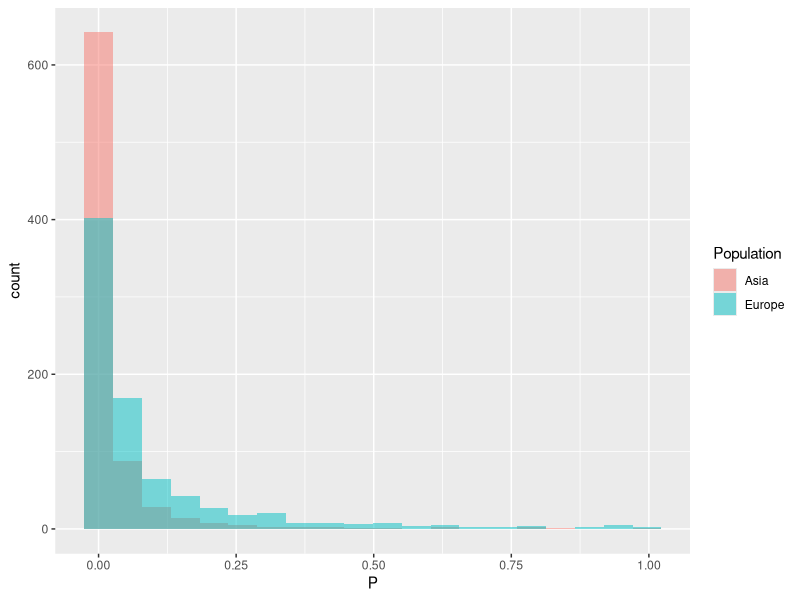
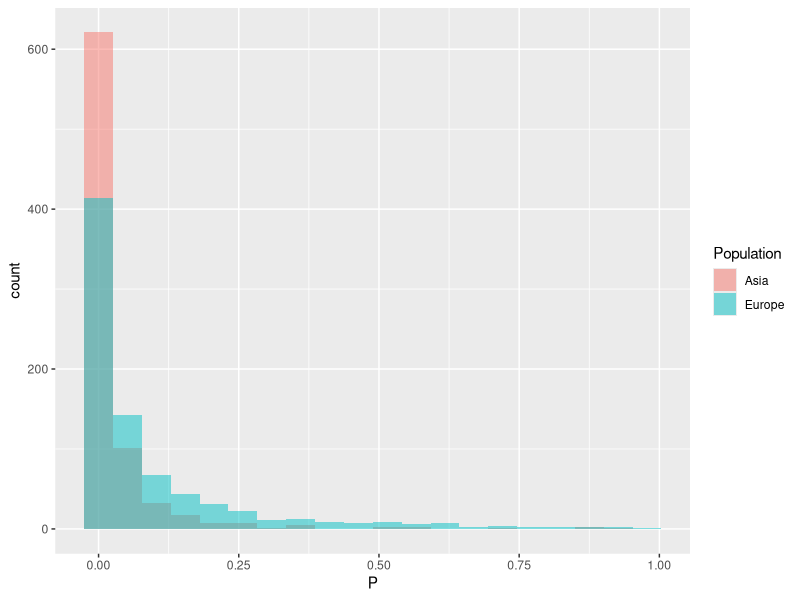

These figures' R source, in order:
## ---- chunk 1
library(stats)
library(tidyverse)
library(kableExtra)

knitr::opts_chunk$set(echo = TRUE, dev = 'png', message = F, warning = F)
## ---- chunk 2
### Simulated the common Z and G
set.seed(100,sample.kind = "Rounding")
N <- 1000
G <- sample(c(0,1,2),size = N, replace = T, prob = c(0.49,0.42,0.09))
Z <- rnorm(N,sd = 3)


### Simulate each population's disease status based on Z and G
## Eur:
beta0 <- -0.5
betaZ <- 0.8
betaG <- 0.3
ylat_Eur <- beta0 + betaG*G + betaZ*Z + rlogis(N)
y_Eur <- ifelse(ylat_Eur >=0, 1, 0)

## Asia:
beta0 <- -0.5
betaZ <- 0.1
betaG <- 0.3
ylat_As <- beta0 + betaG*G + betaZ*Z + rlogis(N)
y_As <- ifelse(ylat_As >=0, 1, 0)



### Case control counts across populations:
t <- rbind(table(y_Eur),table(y_As)) %>% as_tibble()
rownames(t) <- c("Euro","Asia")
kableExtra::kable(t, caption = "Case Control Counts across populations") %>%
  kable_styling(latex_options = "HOLD_position", font_size = 10) 



### Case control ratio across genotypes:
t <- cbind(c(y_Eur,y_As),c(G,G)) %>% as_tibble()
colnames(t) <- c("Y","G")
t <- t %>% group_by(G) %>% summarise(ratio = sum(Y)/n())
kableExtra::kable(t, caption = "Case Control Ratio across genotypes") %>%
  kable_styling(latex_options = "HOLD_position", font_size = 10) 

## ---- chunk 3
## EU:
mod_Eur <- glm(y_Eur~Z + G, family = binomial(link = "logit"))
summary(mod_Eur)$coefficients[3,4]
## Asian:
mod_As <- glm(y_As~ Z + G, family = binomial(link = "logit"))
summary(mod_As)$coefficients[3,4]
## ---- chunk 4
## Euro:
beta0 <- -0.5
betaZ <- 0.8
betaG <- 0.3
### Theoretical Power
mod_Eur <- glm(y_Eur~Z + G, family = binomial(link = "logit"))
#### Get the design matrix:
X <- cbind(rep(1,N),mod_Eur$model[,-1])
### Compute the weight matrix W:
beta <- c(beta0,betaZ,betaG)
#beta <- as.numeric(mod_Eur$coefficients)
w <- c()
for (i in 1:N) {
  si <- as.numeric(as.numeric(X[i,]) %*% beta)
  w[i] <- dlogis(si)
}
I <- as.matrix(t(X)) %*% diag(w,nrow = N,ncol = N) %*% as.matrix(X)
#### Invert to get the true covariance matrix 
V <- solve(I)
### Compute the power function:
delta <- sqrt(1/V[3,3])*(0-beta[3])
alpha <- 0.05
Power_EU <- 1- pnorm(delta - qnorm(alpha/2)) + pnorm(delta + qnorm(alpha/2))
Power_EU


## Asia:
beta0 <- -0.5
betaZ <- 0.1
betaG <- 0.3
### Theoretical Power
mod_As <- glm(y_As~ Z + G, family = binomial(link = "logit"))
#### Get the design matrix:
X <- cbind(rep(1,N),mod_As$model[,-1])
### Compute the weight matrix W:
beta <- c(beta0,betaZ,betaG)
#beta <- as.numeric(mod_As$coefficients)
w <- c()
for (i in 1:N) {
  si <- as.numeric(as.numeric(X[i,]) %*% beta)
  w[i] <- dlogis(si)
}
I <- as.matrix(t(X)) %*% diag(w,nrow = N,ncol = N) %*% as.matrix(X)
#### Invert to get the true covariance matrix 
V <- solve(I)
### Compute the power function:
delta <- sqrt(1/V[3,3])*(0-beta[3])
alpha <- 0.05
Power_AS <- 1- pnorm(delta - qnorm(alpha/2)) + pnorm(delta + qnorm(alpha/2))
Power_AS
## ---- chunk 5
set.seed(100,sample.kind = "Rounding")
## Euro:
beta0 <- -0.5
betaZ <- 0.8
betaG <- 0.3
p1 <- c()
for (i in 1:800) {
  ylat_Eur_rep <- beta0 + betaG*G + betaZ*Z + rlogis(N)
  y_Eur_rep <- ifelse(ylat_Eur_rep >=0, 1, 0)
  mod <- glm(y_Eur_rep~Z+G, family = binomial(link = "logit"))
  p1[i] <- summary(mod)$coefficient[3,4]
}
emp_power <- mean(p1 <= alpha)
emp_power


set.seed(100,sample.kind = "Rounding")
## Asia:
beta0 <- -0.5
betaZ <- 0.1
betaG <- 0.3
p2 <- c()
for (i in 1:800) {
  ylat_As_rep <- beta0 + betaG*G + betaZ*Z + rlogis(N)
  y_As_rep <- ifelse(ylat_As_rep >=0, 1, 0)
  mod <- glm(y_As_rep~Z+G, family = binomial(link = "logit"))
  p2[i] <- summary(mod)$coefficient[3,4]
}
emp_power <- mean(p2 <= alpha)
emp_power
## ---- chunk 6
### Comparison:
pcomp <- tibble(P = c(p1,p2), Population = c(rep("Europe",800),rep("Asia",800)))
pcomp %>% ggplot(aes(x = P, fill = Population)) + geom_histogram(bins = 20, alpha=0.5, position="identity")
## ---- chunk 7
### Simulated the common Z and G
set.seed(100,sample.kind = "Rounding")
N <- 5000
G <- sample(c(0,1,2),size = N, replace = T, prob = c(0.49,0.42,0.09))
Z <- rnorm(N,sd = 3)
## Eur:
beta0 <- -0.5
betaZ <- 0.8
betaG <- 0.3
ylat_Eur <- beta0 + betaG*G + betaZ*Z + rlogis(N)
y_Eur <- ifelse(ylat_Eur >= 0, 1, 0)
Eur_controls <- tibble(Y = y_Eur, G = G, Z = Z) %>% filter(Y == 0) %>% sample_n(500)
Eur_cases <- tibble(Y = y_Eur, G = G, Z = Z) %>% filter(Y == 1) %>% sample_n(500)
EU_sample <- rbind(Eur_cases,Eur_controls)
mod_Eur <- glm(Y ~ Z + G,data = EU_sample, family = binomial(link = "logit"))
summary(mod_Eur)$coefficients[3,4]

## Asia:
set.seed(100,sample.kind = "Rounding")
beta0 <- -0.5
betaZ <- 0.1
betaG <- 0.3
ylat_As <- beta0 + betaG*G + betaZ*Z + rlogis(N)
y_As <- ifelse(ylat_As >= 0, 1, 0)
As_controls <- tibble(Y = y_As, G = G, Z = Z) %>% filter(Y == 0) %>% sample_n(500)
As_cases <- tibble(Y = y_As, G = G, Z = Z) %>% filter(Y == 1) %>% sample_n(500)
As_sample <- rbind(As_cases,As_controls)
mod_As <- glm(Y ~ Z + G,data = As_sample, family = binomial(link = "logit"))
summary(mod_As)$coefficients[3,4]

## ---- chunk 8
### Simulate each population's disease status based on Z and G
## Eur:
set.seed(100,sample.kind = "Rounding")
beta0 <- -0.5
betaZ <- 0.8
betaG <- 0.3
p1 <- c()
for (i in 1:800) {
  ylat_Eur <- beta0 + betaG*G + betaZ*Z + rlogis(N)
  y_Eur <- ifelse(ylat_Eur >=0, 1, 0)
  Eur_controls <- tibble(Y = y_Eur, G = G, Z = Z) %>% filter(Y == 0) %>% sample_n(500)
  Eur_cases <- tibble(Y = y_Eur, G = G, Z = Z) %>% filter(Y == 1) %>% sample_n(500)
  EU_sample <- rbind(Eur_cases,Eur_controls)
  mod_Eur <- glm(Y~Z + G,data = EU_sample, family = binomial(link = "logit"))
  p1[i] <- summary(mod_Eur)$coefficients[3,4]
}
emp_power <- mean(p1 <= alpha)
emp_power

## Asia:
set.seed(100,sample.kind = "Rounding")
beta0 <- -0.5
betaZ <- 0.1
betaG <- 0.3
p2 <- c()
for (i in 1:800) {
  ylat_As <- beta0 + betaG*G + betaZ*Z + rlogis(N)
  y_As <- ifelse(ylat_As >=0, 1, 0)
  As_controls <- tibble(Y = y_As, G = G, Z = Z) %>% filter(Y == 0) %>% sample_n(500)
  As_cases <- tibble(Y = y_As, G = G, Z = Z) %>% filter(Y == 1) %>% sample_n(500)
  As_sample <- rbind(As_cases,As_controls)
  mod_As <- glm(Y~Z + G,data = As_sample, family = binomial(link = "logit"))
  p2[i] <- summary(mod_As)$coefficients[3,4]
}
emp_power <- mean(p2 <= alpha)
emp_power

## ---- chunk 9
pcomp <- tibble(P = c(p1,p2), Population = c(rep("Europe",800),rep("Asia",800)))
pcomp %>% ggplot(aes(x = P, fill = Population)) + geom_histogram(bins = 20, alpha=0.5, position="identity")
